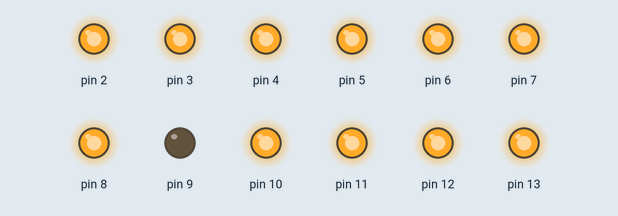
Simulated run of this sketch. Board: Arduino Uno, built with avr-gcc and run on an emulated ATmega328P. Parts: output pins drawn as LEDs (lit = HIGH).

Above: at 0.05 s.
At 2.72 s:
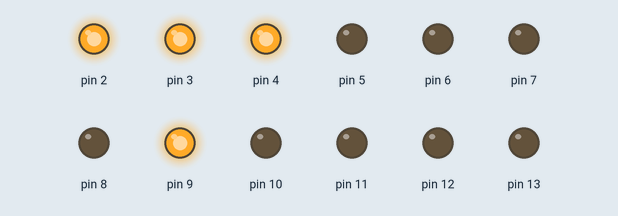
Timing chart, 0 to 3.0 s (numbered marks = the images above):
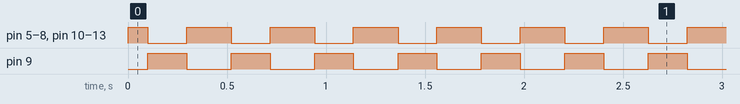

The sketch:

cube-pulse.ino
```cpp
int x;

void setup() {
  for(x = 2; x<= 13; x++) {
    pinMode(x, OUTPUT);
  }
  resetAllPins();
}

void resetAllPins() {
  for(x = 2; x<= 13; x++) {
    digitalWrite(x, HIGH);
  }
}

void loop() {
  for(x = 10; x <= 50; x++) {
    digitalWrite(9, LOW);
    delay(x * x);
    digitalWrite(2, HIGH);
    digitalWrite(4, HIGH);
    for(x = 5; x <= 13; x++) {
      digitalWrite(x, LOW);
    }
    digitalWrite(9, HIGH);
    delay(x * x);
    resetAllPins();
  }

}

void on () {
  digitalWrite(2, HIGH);
  digitalWrite(3, HIGH);
  digitalWrite(4, HIGH);
}

void off() {
  digitalWrite(2, LOW);
  digitalWrite(3, LOW);
  digitalWrite(4, LOW);
}

void fun() {
  for(x = 10; x<= 11; x++) {
    digitalWrite(2, HIGH);
    digitalWrite(5, LOW);
    delay(100 + x);
    digitalWrite(3, HIGH);
    digitalWrite(6, LOW);
    delay(100 + x);
    digitalWrite(4, HIGH);
    digitalWrite(7, LOW);
    delay(100 + x);
    digitalWrite(8, LOW);
    delay(100 + x);
    digitalWrite(9, LOW);
    delay(100 + x);
    digitalWrite(10, LOW);
    delay(100 + x);
    digitalWrite(11, LOW);
    delay(100 + x);
    digitalWrite(12, LOW);
    delay(100 + x);
    digitalWrite(13, LOW);
    delay(x);
    digitalWrite(4, LOW);
    digitalWrite(13, HIGH);
    delay(100);
    digitalWrite(3, LOW);
    digitalWrite(12, HIGH);
    delay(100);
    digitalWrite(2, LOW);
    digitalWrite(11, HIGH);
    delay(x);
  }

  resetAllPins();
}
```

Measured:
- by itself, pin 5–8, pin 10–13: alternates HIGH for 0.23 s and LOW for 0.20 s
- by itself, pin 9: alternates HIGH for 0.20 s and LOW for 0.23 s
